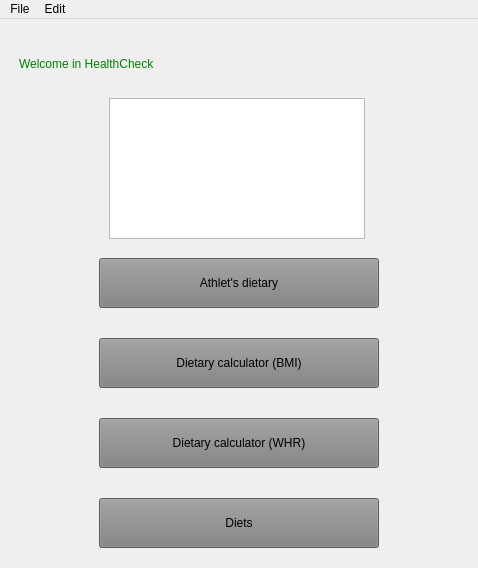
<?xml version="1.0" encoding="UTF-8"?>
<ui version="4.0">
 <class>HealtCheck</class>
 <widget class="QMainWindow" name="HealtCheck">
  <property name="geometry">
   <rect>
    <x>0</x>
    <y>0</y>
    <width>478</width>
    <height>568</height>
   </rect>
  </property>
  <property name="minimumSize">
   <size>
    <width>478</width>
    <height>568</height>
   </size>
  </property>
  <property name="maximumSize">
   <size>
    <width>478</width>
    <height>571</height>
   </size>
  </property>
  <property name="windowTitle">
   <string>HealtCheck</string>
  </property>
  <widget class="QWidget" name="centralwidget">
   <property name="minimumSize">
    <size>
     <width>460</width>
     <height>0</height>
    </size>
   </property>
   <property name="maximumSize">
    <size>
     <width>16777215</width>
     <height>16777215</height>
    </size>
   </property>
   <layout class="QGridLayout" name="gridLayout_2">
    <item row="0" column="0">
     <widget class="QStackedWidget" name="stackedWidget">
      <property name="minimumSize">
       <size>
        <width>460</width>
        <height>550</height>
       </size>
      </property>
      <property name="maximumSize">
       <size>
        <width>460</width>
        <height>550</height>
       </size>
      </property>
      <property name="currentIndex">
       <number>0</number>
      </property>
      <widget class="QWidget" name="page_3">
       <property name="minimumSize">
        <size>
         <width>0</width>
         <height>0</height>
        </size>
       </property>
       <property name="maximumSize">
        <size>
         <width>16777215</width>
         <height>16777215</height>
        </size>
       </property>
       <widget class="QLabel" name="label">
        <property name="geometry">
         <rect>
          <x>10</x>
          <y>0</y>
          <width>451</width>
          <height>71</height>
         </rect>
        </property>
        <property name="styleSheet">
         <string notr="true">font:29pt &quot;MS Shell Dlg 2&quot;;
color:green;
background-color:transparent;</string>
        </property>
        <property name="text">
         <string>Welcome in HealthCheck</string>
        </property>
       </widget>
       <widget class="QPushButton" name="pushButton_athlets">
        <property name="geometry">
         <rect>
          <x>90</x>
          <y>230</y>
          <width>280</width>
          <height>50</height>
         </rect>
        </property>
        <property name="minimumSize">
         <size>
          <width>280</width>
          <height>50</height>
         </size>
        </property>
        <property name="styleSheet">
         <string notr="true">background-color:grey;
font:italic 16pt &quot;Noto Serif Light&quot;;</string>
        </property>
        <property name="text">
         <string>Athlet's dietary</string>
        </property>
       </widget>
       <widget class="QPushButton" name="pushButton_diets">
        <property name="geometry">
         <rect>
          <x>90</x>
          <y>470</y>
          <width>280</width>
          <height>50</height>
         </rect>
        </property>
        <property name="minimumSize">
         <size>
          <width>280</width>
          <height>50</height>
         </size>
        </property>
        <property name="styleSheet">
         <string notr="true">background-color:grey;
font:italic 16pt &quot;Noto Serif Light&quot;;</string>
        </property>
        <property name="text">
         <string>Diets</string>
        </property>
       </widget>
       <widget class="QPushButton" name="pushButton_whr">
        <property name="geometry">
         <rect>
          <x>90</x>
          <y>390</y>
          <width>280</width>
          <height>50</height>
         </rect>
        </property>
        <property name="minimumSize">
         <size>
          <width>280</width>
          <height>50</height>
         </size>
        </property>
        <property name="styleSheet">
         <string notr="true">background-color:grey;
font:italic 16pt &quot;Noto Serif Light&quot;;</string>
        </property>
        <property name="text">
         <string>Dietary calculator (WHR)</string>
        </property>
       </widget>
       <widget class="QPushButton" name="pushButton_bmi">
        <property name="geometry">
         <rect>
          <x>90</x>
          <y>310</y>
          <width>280</width>
          <height>50</height>
         </rect>
        </property>
        <property name="minimumSize">
         <size>
          <width>280</width>
          <height>50</height>
         </size>
        </property>
        <property name="styleSheet">
         <string notr="true">background-color:grey;
font:italic 16pt &quot;Noto Serif Light&quot;;</string>
        </property>
        <property name="text">
         <string>Dietary calculator (BMI)</string>
        </property>
       </widget>
       <widget class="QGraphicsView" name="graphicsView">
        <property name="geometry">
         <rect>
          <x>100</x>
          <y>70</y>
          <width>256</width>
          <height>141</height>
         </rect>
        </property>
        <property name="styleSheet">
         <string notr="true">border-image: url(:/sport.png);
</string>
        </property>
       </widget>
      </widget>
      <widget class="QWidget" name="page">
       <property name="minimumSize">
        <size>
         <width>460</width>
         <height>550</height>
        </size>
       </property>
       <property name="maximumSize">
        <size>
         <width>460</width>
         <height>550</height>
        </size>
       </property>
       <property name="styleSheet">
        <string notr="true">background-color: qlineargradient(spread:pad, x1:0, y1:0, x2:1, y2:1, stop:0 rgba(171, 111, 0, 255), stop:1 rgba(255, 255, 255, 255));</string>
       </property>
       <widget class="QLabel" name="label_2">
        <property name="geometry">
         <rect>
          <x>90</x>
          <y>10</y>
          <width>271</width>
          <height>51</height>
         </rect>
        </property>
        <property name="styleSheet">
         <string notr="true">color:black;
font: 30pt &quot;MS Shell Dlg2&quot;;
background-color:transparent;</string>
        </property>
        <property name="text">
         <string>Athlet's dietary</string>
        </property>
       </widget>
       <widget class="QPushButton" name="pushButton_back_to_menu">
        <property name="geometry">
         <rect>
          <x>90</x>
          <y>470</y>
          <width>280</width>
          <height>50</height>
         </rect>
        </property>
        <property name="minimumSize">
         <size>
          <width>280</width>
          <height>50</height>
         </size>
        </property>
        <property name="maximumSize">
         <size>
          <width>280</width>
          <height>50</height>
         </size>
        </property>
        <property name="styleSheet">
         <string notr="true">background-color:grey;
font:italic 16pt &quot;Noto Serif Light&quot;;</string>
        </property>
        <property name="text">
         <string>Back to menu</string>
        </property>
       </widget>
       <widget class="QTextEdit" name="textEdit">
        <property name="geometry">
         <rect>
          <x>13</x>
          <y>130</y>
          <width>431</width>
          <height>311</height>
         </rect>
        </property>
        <property name="styleSheet">
         <string notr="true">background-color: rgb(255, 255, 255);</string>
        </property>
        <property name="html">
         <string>&lt;!DOCTYPE HTML PUBLIC &quot;-//W3C//DTD HTML 4.0//EN&quot; &quot;http://www.w3.org/TR/REC-html40/strict.dtd&quot;&gt;
&lt;html&gt;&lt;head&gt;&lt;meta name=&quot;qrichtext&quot; content=&quot;1&quot; /&gt;&lt;style type=&quot;text/css&quot;&gt;
p, li { white-space: pre-wrap; }
&lt;/style&gt;&lt;/head&gt;&lt;body style=&quot; font-family:'MS Shell Dlg 2'; font-size:8.25pt; font-weight:400; font-style:normal;&quot;&gt;
&lt;p style=&quot;-qt-paragraph-type:empty; margin-top:0px; margin-bottom:0px; margin-left:0px; margin-right:0px; -qt-block-indent:0; text-indent:0px;&quot;&gt;&lt;br /&gt;&lt;/p&gt;&lt;/body&gt;&lt;/html&gt;</string>
        </property>
       </widget>
      </widget>
     </widget>
    </item>
   </layout>
  </widget>
  <widget class="QMenuBar" name="menuBar">
   <property name="geometry">
    <rect>
     <x>0</x>
     <y>0</y>
     <width>478</width>
     <height>20</height>
    </rect>
   </property>
   <widget class="QMenu" name="menuSave">
    <property name="title">
     <string>File</string>
    </property>
    <addaction name="separator"/>
    <addaction name="actionNew"/>
    <addaction name="separator"/>
    <addaction name="actionOpen"/>
    <addaction name="separator"/>
    <addaction name="actionSave"/>
    <addaction name="separator"/>
    <addaction name="actionSave_as"/>
    <addaction name="separator"/>
   </widget>
   <widget class="QMenu" name="menuEdit">
    <property name="title">
     <string>Edit</string>
    </property>
    <addaction name="separator"/>
    <addaction name="actionCut"/>
    <addaction name="separator"/>
    <addaction name="actionCopy"/>
    <addaction name="separator"/>
    <addaction name="actionPaste"/>
    <addaction name="separator"/>
    <addaction name="actionUndo"/>
    <addaction name="separator"/>
    <addaction name="actionRedo"/>
   </widget>
   <addaction name="menuSave"/>
   <addaction name="menuEdit"/>
  </widget>
  <action name="actionNew">
   <property name="icon">
    <iconset resource="Check.qrc">
     <normaloff>:/ch/grafiki/File-New-icon.png</normaloff>:/ch/grafiki/File-New-icon.png</iconset>
   </property>
   <property name="text">
    <string>New</string>
   </property>
  </action>
  <action name="actionOpen">
   <property name="icon">
    <iconset resource="Check.qrc">
     <normaloff>:/ch/grafiki/open-file-icon.png</normaloff>:/ch/grafiki/open-file-icon.png</iconset>
   </property>
   <property name="text">
    <string>Open</string>
   </property>
  </action>
  <action name="actionSave">
   <property name="icon">
    <iconset resource="Check.qrc">
     <normaloff>:/ch/grafiki/Actions-document-save-icon.png</normaloff>:/ch/grafiki/Actions-document-save-icon.png</iconset>
   </property>
   <property name="text">
    <string>Save</string>
   </property>
  </action>
  <action name="actionSave_as">
   <property name="icon">
    <iconset resource="Check.qrc">
     <normaloff>:/ch/grafiki/Actions-document-save-as-icon.png</normaloff>:/ch/grafiki/Actions-document-save-as-icon.png</iconset>
   </property>
   <property name="text">
    <string>Save as</string>
   </property>
  </action>
  <action name="actionCut">
   <property name="icon">
    <iconset resource="Check.qrc">
     <normaloff>:/ch/grafiki/cut-icon.png</normaloff>:/ch/grafiki/cut-icon.png</iconset>
   </property>
   <property name="text">
    <string>Cut</string>
   </property>
  </action>
  <action name="actionCopy">
   <property name="icon">
    <iconset resource="Check.qrc">
     <normaloff>:/ch/grafiki/Editing-Copy-icon.png</normaloff>:/ch/grafiki/Editing-Copy-icon.png</iconset>
   </property>
   <property name="text">
    <string>Copy</string>
   </property>
  </action>
  <action name="actionPaste">
   <property name="icon">
    <iconset resource="Check.qrc">
     <normaloff>:/ch/grafiki/Editing-Paste-icon.png</normaloff>:/ch/grafiki/Editing-Paste-icon.png</iconset>
   </property>
   <property name="text">
    <string>Paste</string>
   </property>
  </action>
  <action name="actionUndo">
   <property name="icon">
    <iconset resource="Check.qrc">
     <normaloff>:/ch/grafiki/Undo-icon.png</normaloff>:/ch/grafiki/Undo-icon.png</iconset>
   </property>
   <property name="text">
    <string>Undo</string>
   </property>
  </action>
  <action name="actionRedo">
   <property name="icon">
    <iconset resource="Check.qrc">
     <normaloff>:/ch/grafiki/Redo-icon.png</normaloff>:/ch/grafiki/Redo-icon.png</iconset>
   </property>
   <property name="text">
    <string>Redo</string>
   </property>
  </action>
 </widget>
 <resources>
  <include location="Check.qrc"/>
 </resources>
 <connections/>
</ui>
